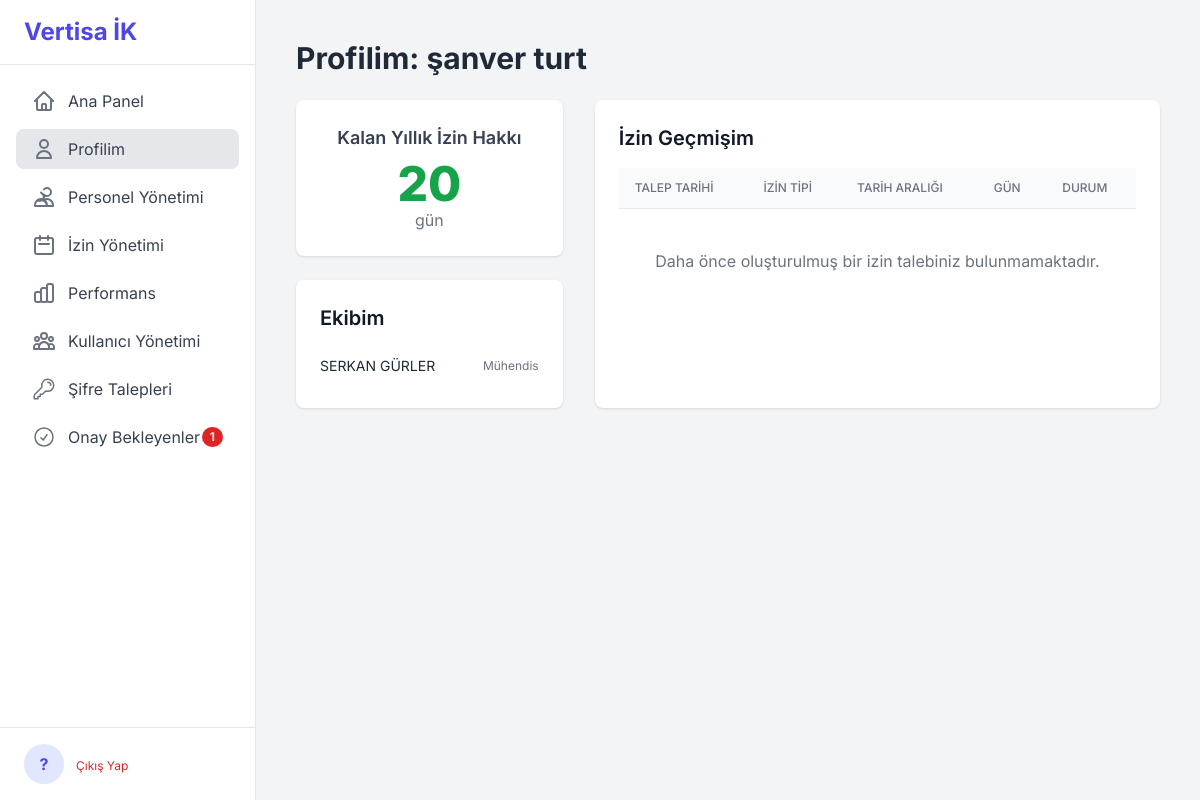
The page /personnel/profile (signed in) on the database as committed earlier.
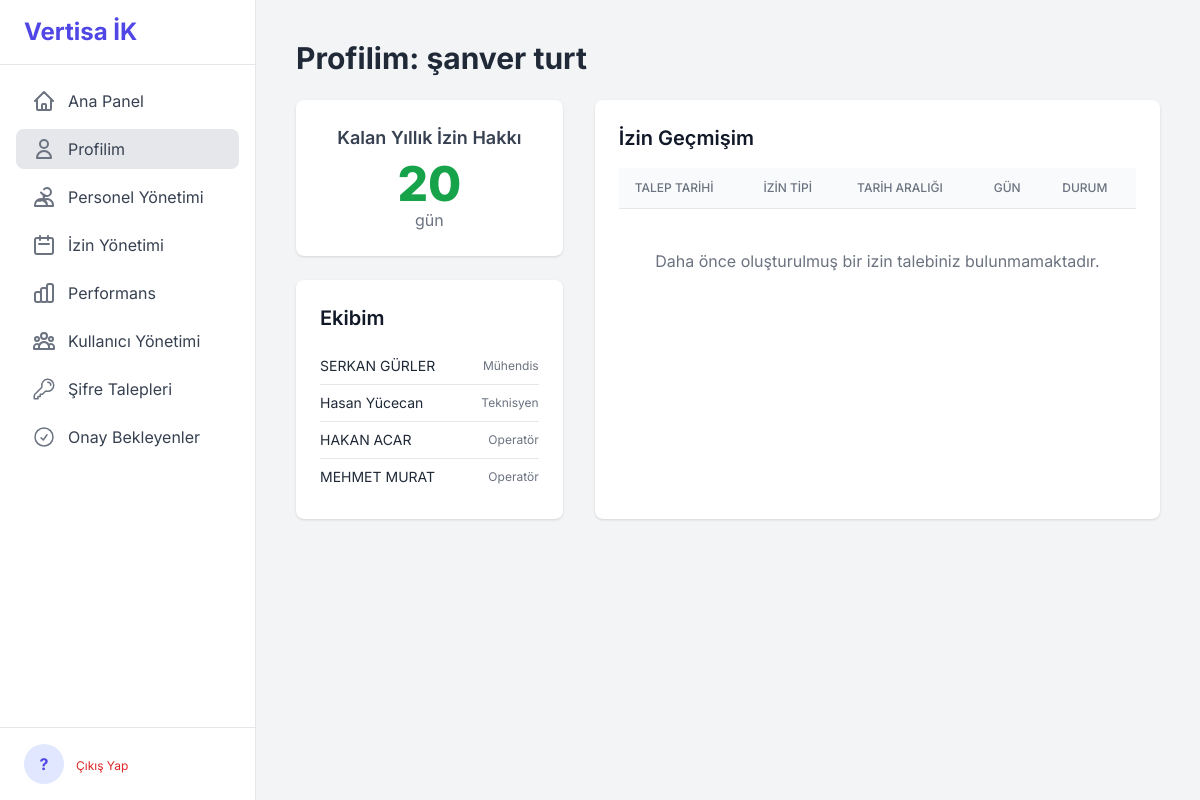
The same page on the database as committed later.
### tables this page shows
CREATE TABLE calisanlar (
            id INTEGER PRIMARY KEY AUTOINCREMENT, ad_soyad TEXT NOT NULL, sicil_no TEXT UNIQUE,
            ise_baslama_tarihi TEXT, tel TEXT, yakin_tel TEXT, tc_kimlik TEXT UNIQUE NOT NULL, 
            adres TEXT, iban TEXT, egitim TEXT, ucreti TEXT, aciklama TEXT, isten_cikis_tarihi TEXT,
            yillik_izin_bakiye INTEGER NOT NULL DEFAULT 20, yaka_tipi TEXT,
            yonetici_id INTEGER REFERENCES calisanlar(id),
            sube_id INTEGER REFERENCES subeler(id),
            gorev_id INTEGER REFERENCES gorevler(id),
            mail TEXT UNIQUE
        , onay_durumu TEXT NOT NULL DEFAULT "Onaylandı", admin_notu TEXT);

CREATE TABLE gorevler (id INTEGER PRIMARY KEY AUTOINCREMENT, gorev_adi TEXT UNIQUE NOT NULL);

### app/personnel.py (the view)
@bp.route('/profile')
@login_required
@personnel_linked_required
def profile():
    db = g.db
    calisan_id = session.get('calisan_id')
    personnel_info = db.execute(
        "SELECT c.*, s.sube_adi, g.gorev_adi FROM calisanlar c "
        "LEFT JOIN subeler s ON c.sube_id = s.id "
        "LEFT JOIN gorevler g ON c.gorev_id = g.id "
        "WHERE c.id = ?", (calisan_id,)
    ).fetchone()
    my_requests = db.execute('SELECT * FROM izin_talepleri WHERE calisan_id = ? ORDER BY talep_tarihi DESC', (calisan_id,)).fetchall()
    my_team = []
    if session.get('role') in ['admin', 'manager']:
        my_team = db.execute(
            "SELECT c.id, c.ad_soyad, g.gorev_adi FROM calisanlar c "
            "LEFT JOIN gorevler g ON c.gorev_id = g.id "
            "WHERE c.yonetici_id = ? AND c.onay_durumu = 'Onaylandı'", (calisan_id,)
        ).fetchall()
    return render_template('profile.html', personnel=personnel_info, my_requests=my_requests, my_team=my_team)

### app/auth.py (called while the page is built)
def login_required(view):
    @wraps(view)
    def wrapped_view(**kwargs):
        if 'user_id' not in session:
            flash("Bu sayfayı görüntülemek için lütfen giriş yapın.", "warning")
            return redirect(url_for('auth.login'))
        return view(**kwargs)
    return wrapped_view

def personnel_linked_required(view):
    @wraps(view)
    def wrapped_view(**kwargs):
        if "calisan_id" not in session or session["calisan_id"] is None:
            return render_template('unlinked_user.html')
        return view(**kwargs)
    return wrapped_view

### app/templates/profile.html (shortened to what this page needs)
{% extends "base.html" %}
{% block content %}
<div class="flex justify-between items-center mb-6">
    <h1 class="text-3xl font-bold text-gray-800">Profilim: {{ personnel.ad_soyad }}</h1>
</div>
<div class="grid grid-cols-1 lg:grid-cols-3 gap-8">
    <div class="lg:col-span-1 space-y-6">
        <div class="bg-white rounded-lg shadow p-6 text-center">
            <h2 class="text-lg font-semibold text-gray-700">Kalan Yıllık İzin Hakkı</h2>
            <p class="text-5xl font-extrabold text-green-600 mt-2">{{ personnel.yillik_izin_bakiye }}</p>
            <p class="text-gray-500">gün</p>
        </div>
        {% if my_team %}
        <div class="bg-white rounded-lg shadow p-6">
            <h2 class="text-xl font-semibold text-gray-900 mb-4">Ekibim</h2>
            <ul class="divide-y divide-gray-200">
                {% for member in my_team %}
                <li class="py-2 flex justify-between items-center">
                    <span class="text-sm text-gray-800">{{ member.ad_soyad }}</span>
                    <span class="text-xs text-gray-500">{{ member.gorev_adi or 'Görevi Belirtilmemiş' }}</span>
                </li>
                {% else %}
                <li class="text-center text-sm text-gray-500 py-4">Yönettiğiniz bir personel bulunmamaktadır.</li>
                {% endfor %}
            </ul>
        </div>
        {% endif %}
    </div>
    <div class="lg:col-span-2 bg-white rounded-lg shadow p-6">
        <h2 class="text-xl font-semibold text-gray-900 mb-4">İzin Geçmişim</h2>
        <div class="overflow-x-auto">
            <table class="min-w-full divide-y divide-gray-200">
                <thead class="bg-gray-50">
                    <tr>
                        <th class="px-4 py-3 text-left text-xs font-medium text-gray-500 uppercase">Talep Tarihi</th>
                        <th class="px-4 py-3 text-left text-xs font-medium text-gray-500 uppercase">İzin Tipi</th>
                        <th class="px-4 py-3 text-left text-xs font-medium text-gray-500 uppercase">Tarih Aralığı</th>
                        <th class="px-4 py-3 text-left text-xs font-medium text-gray-500 uppercase">Gün</th>
                        <th class="px-4 py-3 text-left text-xs font-medium text-gray-500 uppercase">Durum</th>
                    </tr>
                </thead>
                <tbody class="bg-white divide-y divide-gray-200">
                    {% for req in my_requests %}
                    <tr class="hover:bg-gray-50">
                        <td class="px-4 py-4 whitespace-nowrap text-sm text-gray-800">{{ req.talep_tarihi }}</td>
                        <td class="px-4 py-4 whitespace-nowrap text-sm text-gray-800">{{ req.izin_tipi }}</td>
                        <td class="px-4 py-4 whitespace-nowrap text-sm text-gray-800">{{ req.baslangic_tarihi }} - {{ req.bitis_tarihi }}</td>
                        <td class="px-4 py-4 whitespace-nowrap text-sm text-gray-800">{{ req.gun_sayisi }}</td>
                        <td class="px-4 py-4 whitespace-nowrap text-sm font-semibold">
                            {% if req.durum == 'Onaylandı' %}
                                <span class="px-2 inline-flex text-xs leading-5 rounded-full bg-green-100 text-green-800">{{ req.durum }}</span>
                            {% elif req.durum == 'Reddedildi' %}
                                <span class="px-2 inline-flex text-xs leading-5 rounded-full bg-red-100 text-red-800">{{ req.durum }}</span>
                            {% else %}
                                <span class="px-2 inline-flex text-xs leading-5 rounded-full bg-yellow-100 text-yellow-800">{{ req.durum }}</span>
                            {% endif %}
                        </td>
                    </tr>
                    {% else %}
                    <tr>
                        <td colspan="5" class="text-center py-10 text-gray-500">Daha önce oluşturulmuş bir izin talebiniz bulunmamaktadır.</td>
                    </tr>
                    {% endfor %}
                </tbody>
            </table>
        </div>
    </div>
</div>
{% endblock %}

Rows that differ between the two databases and show on the page:
now on this page (row edited): calisanlar: ad_soyad "Hasan Yücecan", gorev_adi "Teknisyen"
added calisanlar: ad_soyad "HAKAN ACAR", gorev_adi "Operatör"
added calisanlar: ad_soyad "MEHMET MURAT", gorev_adi "Operatör"
Other text that changed with them:
{{ g.pending_approvals }}: "1" → (not shown)
